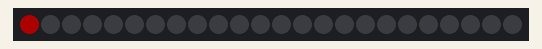
A sketch run on a simulated Arduino Uno, built with avr-gcc and run on an emulated ATmega328P. Shown: 24 RGB LEDs in strip order, left to right. Dim RGB values are drawn brighter than linear.

Above: at 0.15 s.
At 4.5 s:
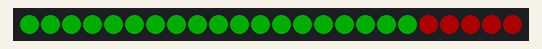
At 8.94 s:
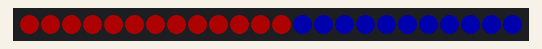
At 17.69 s:
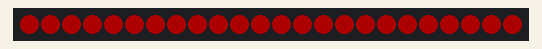
At 27.8 s:
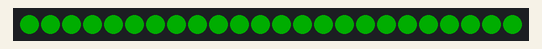
At 37.92 s:
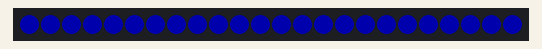

The sketch:

ws2812.ino
```cpp
#include "Adafruit_NeoPixel.h"
#define pin  4
#define nbrled 24
Adafruit_NeoPixel strip (nbrled, pin, NEO_GRB + NEO_KHZ800);

void setup() {
   strip.begin();
   strip.setBrightness(50);
}

void loop() {

   for (int i = -1; i < nbrled; i++) {
      strip.setPixelColor(i, strip.Color(255, 0, 0));
      strip.show();
      delay(100);
   }

   for (int i = -1; i < nbrled; i++) {
      strip.setPixelColor(i, strip.Color(0, 255, 0));
      strip.show();
      delay(100);
   }

   for (int i = -1; i < nbrled; i++) {
      strip.setPixelColor(i, strip.Color(0, 0, 255));
      strip.show();
      delay(100);
   }

}
```
